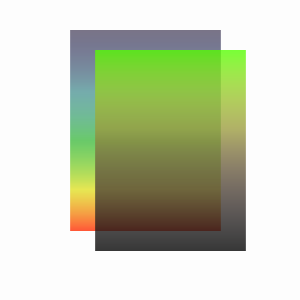
Frame 1 (no input)
Frame 60 (the mouse pressed at the canvas centre just before this capture): identical to frame 1, image omitted
Frame 120 (the mouse held since frame 60 and released just before this capture): identical to frame 1, image omitted

The Processing sketch that drew this single still picture (run headless with seeded random() and noise(); from frame 60 on, the mouse is pressed at the canvas centre):

// Processing sketch: gradients
// ── gradients.pde
float __h1 = 255; // min:0 max:360
float __s1 = 23; // min:0 max:100
float __b1 = 40; // min:0 max:100

float __h2 = 10; // min:0 max:360
float __s2 = 100; // min:0 max:100
float __b2 = 100; // min:0 max:100

float __h3 = 100; // min:0 max:360
float __s3 = 200; // min:0 max:100
float __b3 = 200; // min:0 max:100

float __h4 = 0; // min:0 max:360
float __s4 = 50; // min:0 max:100
float __b4 = 0; // min:0 max:100

color c1, c2, c3, c4;

float __xpos1 = 40; //min:25 max:150
float __ypos1 = 20; //min:25 max:150
float __xpos2 = 24; //min:25 max:150
float __ypos2 = 25; //min:25 max:150

void setup() {
  
  size(300, 300);
  pixelDensity(2);
  colorMode(HSB, 360, 100, 100);

  c1 = color(__h1, __s1, __b1);
  c2 = color(__h2, __s2, __b2);
  c3 = color(__h3, __s3, __b3);
  c4 = color(__h4, __s4, __b4);
}

void draw() {
  
  background(#fdfdfd);
  setGradient(width/2 - 80, 30, 150, 200, c1, c2);
  setGradient(width/2 - 55, 50, 150, 200, c3, c4);
}

void setGradient(float x, float y, float w, float h, color c1, color c2) {

  noFill();
  for (int i = int(y); i <= y+h; i++) {
    float inter = map(i, y, y+h, 0, 1);
    color c = lerpColor(c1, c2, inter);
    stroke(c, 200);
    line(x, i, x+w, i);
  }
}
